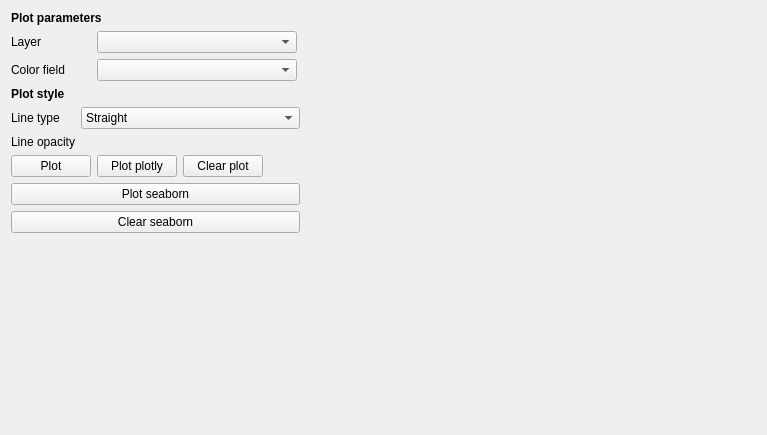
<?xml version="1.0" encoding="UTF-8"?>
<ui version="4.0">
 <class>Form</class>
 <widget class="QWidget" name="Form">
  <property name="geometry">
   <rect>
    <x>0</x>
    <y>0</y>
    <width>767</width>
    <height>435</height>
   </rect>
  </property>
  <property name="windowTitle">
   <string>Form</string>
  </property>
  <layout class="QVBoxLayout" name="verticalLayout">
   <item>
    <layout class="QHBoxLayout" name="horizontalLayout_3">
     <item>
      <layout class="QVBoxLayout" name="verticalLayout_7">
       <item>
        <widget class="QLabel" name="label_3">
         <property name="font">
          <font>
           <weight>75</weight>
           <bold>true</bold>
          </font>
         </property>
         <property name="text">
          <string>Plot parameters</string>
         </property>
        </widget>
       </item>
       <item>
        <layout class="QVBoxLayout" name="verticalLayout_8">
         <property name="sizeConstraint">
          <enum>QLayout::SetMinAndMaxSize</enum>
         </property>
         <item>
          <layout class="QFormLayout" name="formLayout_3">
           <property name="sizeConstraint">
            <enum>QLayout::SetMinAndMaxSize</enum>
           </property>
           <item row="0" column="0">
            <widget class="QLabel" name="layer_label_2">
             <property name="sizePolicy">
              <sizepolicy hsizetype="Preferred" vsizetype="Preferred">
               <horstretch>0</horstretch>
               <verstretch>0</verstretch>
              </sizepolicy>
             </property>
             <property name="minimumSize">
              <size>
               <width>80</width>
               <height>0</height>
              </size>
             </property>
             <property name="maximumSize">
              <size>
               <width>80</width>
               <height>16777215</height>
              </size>
             </property>
             <property name="text">
              <string>Layer</string>
             </property>
            </widget>
           </item>
           <item row="0" column="1">
            <widget class="QgsMapLayerComboBox" name="layer_selection_parallel">
             <property name="maximumSize">
              <size>
               <width>200</width>
               <height>16777215</height>
              </size>
             </property>
            </widget>
           </item>
           <item row="1" column="0">
            <widget class="QLabel" name="x_label_2">
             <property name="text">
              <string>Color field</string>
             </property>
            </widget>
           </item>
           <item row="1" column="1">
            <widget class="QgsFieldComboBox" name="color_field_selection_parallel">
             <property name="maximumSize">
              <size>
               <width>200</width>
               <height>16777215</height>
              </size>
             </property>
            </widget>
           </item>
          </layout>
         </item>
         <item>
          <widget class="QLabel" name="label_18">
           <property name="sizePolicy">
            <sizepolicy hsizetype="Preferred" vsizetype="Fixed">
             <horstretch>0</horstretch>
             <verstretch>0</verstretch>
            </sizepolicy>
           </property>
           <property name="maximumSize">
            <size>
             <width>290</width>
             <height>16777215</height>
            </size>
           </property>
           <property name="font">
            <font>
             <weight>75</weight>
             <bold>true</bold>
            </font>
           </property>
           <property name="text">
            <string>Plot style</string>
           </property>
          </widget>
         </item>
         <item>
          <layout class="QFormLayout" name="plot_style_form">
           <item row="0" column="0">
            <widget class="QLabel" name="lineTypeLabel_2">
             <property name="text">
              <string>Line type</string>
             </property>
            </widget>
           </item>
           <item row="0" column="1">
            <widget class="QComboBox" name="line_type_selection_parallel">
             <item>
              <property name="text">
               <string>Straight</string>
              </property>
             </item>
             <item>
              <property name="text">
               <string>Smooth</string>
              </property>
             </item>
            </widget>
           </item>
           <item row="1" column="1">
            <widget class="QgsOpacityWidget" name="line_opacity_parallel">
             <property name="opacity">
              <double>0.600000000000000</double>
             </property>
            </widget>
           </item>
           <item row="1" column="0">
            <widget class="QLabel" name="label">
             <property name="text">
              <string>Line opacity</string>
             </property>
            </widget>
           </item>
          </layout>
         </item>
         <item>
          <layout class="QHBoxLayout" name="horizontalLayout_4">
           <item>
            <widget class="QPushButton" name="plot_button_parallel">
             <property name="sizePolicy">
              <sizepolicy hsizetype="Fixed" vsizetype="Fixed">
               <horstretch>0</horstretch>
               <verstretch>0</verstretch>
              </sizepolicy>
             </property>
             <property name="text">
              <string>Plot</string>
             </property>
            </widget>
           </item>
           <item>
            <widget class="QPushButton" name="plot_button_parallel_plotly">
             <property name="text">
              <string>Plot plotly</string>
             </property>
            </widget>
           </item>
           <item>
            <widget class="QPushButton" name="clear_button_parallel">
             <property name="sizePolicy">
              <sizepolicy hsizetype="Fixed" vsizetype="Fixed">
               <horstretch>0</horstretch>
               <verstretch>0</verstretch>
              </sizepolicy>
             </property>
             <property name="text">
              <string>Clear plot</string>
             </property>
            </widget>
           </item>
           <item>
            <spacer name="horizontalSpacer_2">
             <property name="orientation">
              <enum>Qt::Horizontal</enum>
             </property>
             <property name="sizeHint" stdset="0">
              <size>
               <width>40</width>
               <height>20</height>
              </size>
             </property>
            </spacer>
           </item>
          </layout>
         </item>
         <item>
          <widget class="QPushButton" name="plot_button_seaborn">
           <property name="text">
            <string>Plot seaborn</string>
           </property>
          </widget>
         </item>
         <item>
          <widget class="QPushButton" name="clear_seaborn">
           <property name="text">
            <string>Clear seaborn</string>
           </property>
          </widget>
         </item>
         <item>
          <spacer name="verticalSpacer_3">
           <property name="orientation">
            <enum>Qt::Vertical</enum>
           </property>
           <property name="sizeHint" stdset="0">
            <size>
             <width>20</width>
             <height>30</height>
            </size>
           </property>
          </spacer>
         </item>
        </layout>
       </item>
      </layout>
     </item>
     <item>
      <widget class="QWidget" name="plot_container_parallel" native="true">
       <property name="minimumSize">
        <size>
         <width>450</width>
         <height>0</height>
        </size>
       </property>
      </widget>
     </item>
    </layout>
   </item>
  </layout>
 </widget>
 <customwidgets>
  <customwidget>
   <class>QgsFieldComboBox</class>
   <extends>QComboBox</extends>
   <header>qgsfieldcombobox.h</header>
  </customwidget>
  <customwidget>
   <class>QgsMapLayerComboBox</class>
   <extends>QComboBox</extends>
   <header>qgsmaplayercombobox.h</header>
  </customwidget>
  <customwidget>
   <class>QgsOpacityWidget</class>
   <extends>QWidget</extends>
   <header>qgsopacitywidget.h</header>
  </customwidget>
 </customwidgets>
 <resources/>
 <connections/>
</ui>
